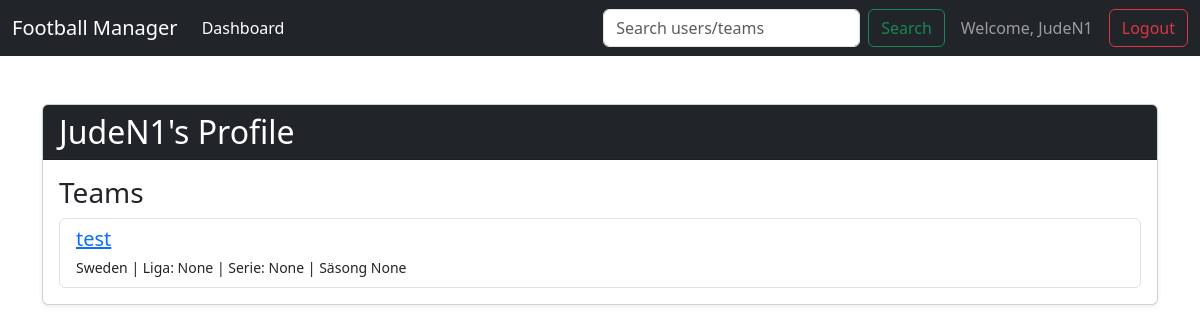
Screenshot of /user/JudeN1 (signed in) with the database file from the repository.
### app/models.py (models this page shows, shortened)
class User(db.Model):
    id = db.Column(db.Integer, primary_key=True)
    username = db.Column(db.String(80), unique=True, nullable=False)
    password_hash = db.Column(db.String(128))
    teams = db.relationship('Team', backref='user', lazy=True, cascade="all, delete-orphan")

class Team(db.Model):
    id = db.Column(db.Integer, primary_key=True)
    name = db.Column(db.String(100), unique=True, nullable=False)
    country = db.Column(db.String(50), nullable=False)
    user_id = db.Column(db.Integer, db.ForeignKey('user.id'), nullable=False)
    players = db.relationship('Player', backref='team', lazy=True, cascade="all, delete-orphan")
    league = db.Column(db.String(100), nullable=True, default=None)
    division = db.Column(db.String(50), nullable=True, default=None)
    season = db.Column(db.Integer, nullable=True, default=None)

### app/routes_game.py (the view)
@game_bp.route('/user/<username>')
def user_profile(username):
    if 'username' not in session:
        return redirect(url_for('auth_bp.login'))
    profile_user = User.query.filter_by(username=username).first_or_404()
    return render_template('user_profile.html', profile_user=profile_user)

### app/__init__.py (called while the page is built)
def create_app():
    app = Flask(__name__)
    app.config['SECRET_KEY'] = 'a_very_secret_key_for_development'
    app.config['SQLALCHEMY_DATABASE_URI'] = 'sqlite:///' + os.path.join(basedir, 'database.db')
    db.init_app(app)
    from .routes_auth import auth_bp
    from .routes_game import game_bp
    app.register_blueprint(auth_bp)
    app.register_blueprint(game_bp)
    @app.context_processor
    def inject_selected_team():
        if 'selected_team_id' in session:
            from .models import Team
            selected_team = Team.query.get(session['selected_team_id'])
            return dict(selected_team=selected_team)
        return dict(selected_team=None)
    return app

### app/templates/user_profile.html (shortened to what this page needs)
{% extends "base.html" %}
{% block content %}
<div class="card shadow-sm">
    <div class="card-header bg-dark text-white">
        <h1 class="h2 mb-0">{{ profile_user.username }}'s Profile</h1>
    </div>
    <div class="card-body">
        <h3>Teams</h3>
        {% if profile_user.teams %}
            <ul class="list-group">
                {% for team in profile_user.teams %}
                    <li class="list-group-item d-flex justify-content-between align-items-center">
                        <div>
                            <h5 class="mb-1"><a href="{{ url_for('game_bp.team_page', team_id=team.id) }}">{{ team.name }}</a></h5>
                            <small>{{ team.country }} | Liga: {{ team.league or 'None' }} | Serie: {{ team.division or 'None' }} | Säsong {{ team.season or 'None' }}</small>
                        </div>
                    </li>
                {% endfor %}
            </ul>
        {% else %}
            <p>No teams.</p>
        {% endif %}
    </div>
</div>
{% endblock %}

### app/templates/base.html (shortened to what this page needs)
<!DOCTYPE html>
<html lang="en">
<head>
    <link href="https://cdn.jsdelivr.net/npm/bootstrap@5.3.3/dist/css/bootstrap.min.css" rel="stylesheet">
    <link rel="stylesheet" href="https://cdn.jsdelivr.net/npm/bootstrap-icons@1.11.3/font/bootstrap-icons.min.css">
</head>
<body>
    <nav class="navbar navbar-expand-lg navbar-dark bg-dark fixed-top">
        <div class="container-fluid">
            <a class="navbar-brand" href="{{ url_for('game_bp.dashboard') }}">Football Manager</a>
            <div class="collapse navbar-collapse">
                <ul class="navbar-nav me-auto mb-2 mb-lg-0">
                    <li class="nav-item">
                        <a class="nav-link active" href="{{ url_for('game_bp.dashboard') }}">Dashboard</a>
                    </li>
                </ul>
                <form class="d-flex me-3" action="{{ url_for('game_bp.search') }}" method="post">
                    <input class="form-control me-2" type="search" placeholder="Search users/teams" name="query" aria-label="Search">
                    <button class="btn btn-outline-success" type="submit">Search</button>
                </form>
                {% if session.username %}
                <span class="navbar-text me-3">
                    Welcome, {{ session.username }}
                </span>
                <a href="{{ url_for('auth_bp.logout') }}" class="btn btn-outline-danger">Logout</a>
                {% endif %}
            </div>
        </div>
    </nav>
    <main class="container mt-4">
        {% block content %}{% endblock %}
    </main>
</body>
</html>

### app/templates/base.html (style rules this page uses)
body { background-image: url('https://images.pexels.com/photos/114296/pexels-photo-114296.jpeg'); background-size: cover; background-position: center; background-attachment: fixed; padding-top: 80px; }

### rows the page displays
User: username "JudeN1"
Team: name "test", country "Sweden", league "None", division "None", season "None"
